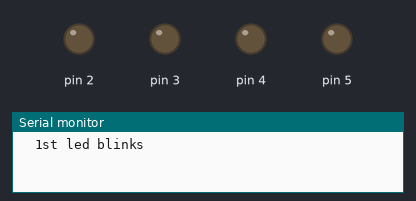
Bench run of a sketch on a simulated Arduino Uno, built with avr-gcc and run on an emulated ATmega328P. Shown: output pins drawn as LEDs (lit = HIGH), the last lines printed to the serial monitor.

Above: at 0.2 s.
At 1.2 s:
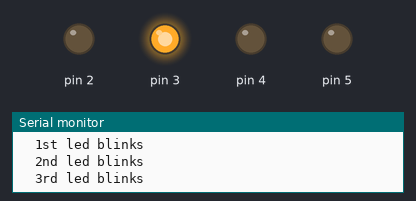
At 1.7 s:
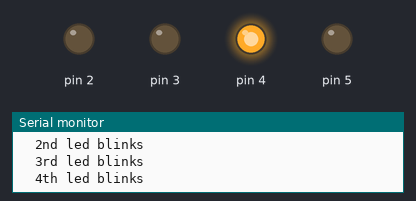
At 3.2 s:
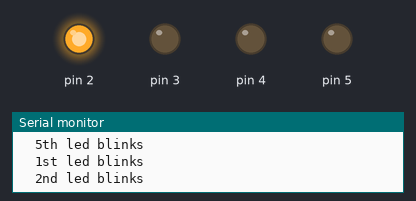
At 4.7 s:
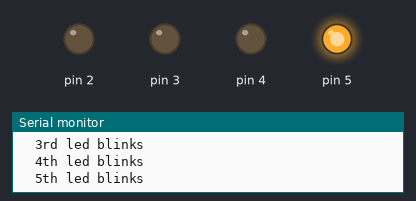
Timing chart, 0 to 5.8 s (numbered marks = the images above):
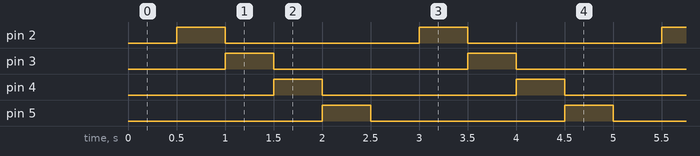

The sketch:

5_leds_2nd.ino
```cpp
int ontime=500,offtime=500;

void setup() {
pinMode(1,OUTPUT);
pinMode(2,OUTPUT);
pinMode(3,OUTPUT);
pinMode(4,OUTPUT);
pinMode(5,OUTPUT);
Serial.begin(9600);
}

void loop()
  {
 Serial.println("  1st led blinks  ");
 digitalWrite(2,LOW);
 digitalWrite(3,LOW);
 digitalWrite(4,LOW);
 digitalWrite(5,LOW);
 digitalWrite(1,LOW);
 delay(ontime);

Serial.println("  2nd led blinks  ");
 digitalWrite(1,LOW);
 digitalWrite(3,LOW);
 digitalWrite(4,LOW);
 digitalWrite(5,LOW);
 digitalWrite(2,HIGH);
 delay(ontime);

Serial.println("  3rd led blinks  ");
 digitalWrite(2,LOW);
 digitalWrite(1,LOW);
 digitalWrite(4,LOW);
 digitalWrite(5,LOW);
 digitalWrite(3,HIGH);
 delay(ontime);

Serial.println("  4th led blinks  ");
 digitalWrite(2,LOW);
 digitalWrite(3,LOW);
 digitalWrite(1,LOW);
 digitalWrite(5,LOW);
 digitalWrite(4,HIGH);
 delay(ontime);

Serial.println("  5th led blinks  ");
 digitalWrite(2,LOW);
 digitalWrite(3,LOW);
 digitalWrite(4,LOW);
 digitalWrite(1,LOW);
 digitalWrite(5,HIGH);
 delay(ontime);
}
```

Measured:
- by itself, pin 2–5: alternates HIGH for 0.50 s and LOW for 2.0 s
- by itself, everything shown: repeats every 2.5 s, in 5 steps
